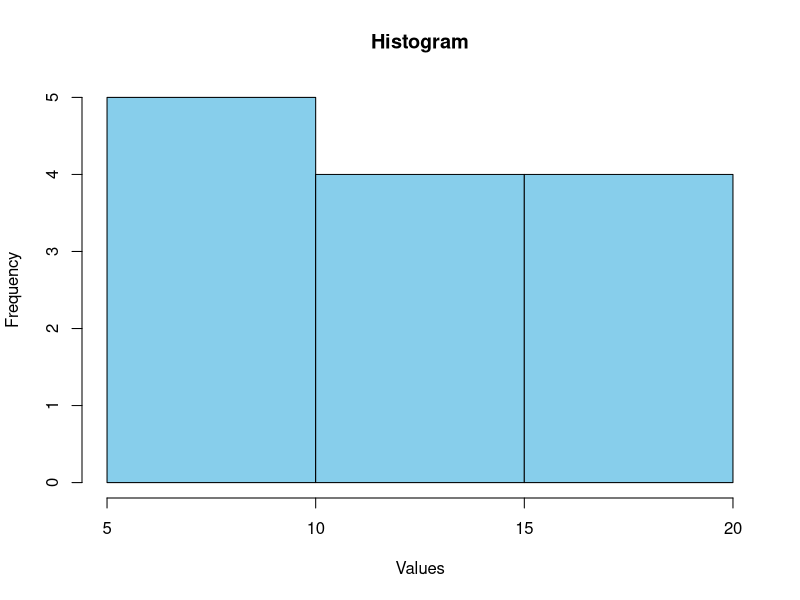

Recreate this plot in R.
data <- c(5, 7, 8, 9, 10, 12, 12, 14, 15, 17, 18, 19, 20)
hist(data, main = "Histogram", xlab = "Values", ylab = "Frequency", col = "skyblue", border = "black")
